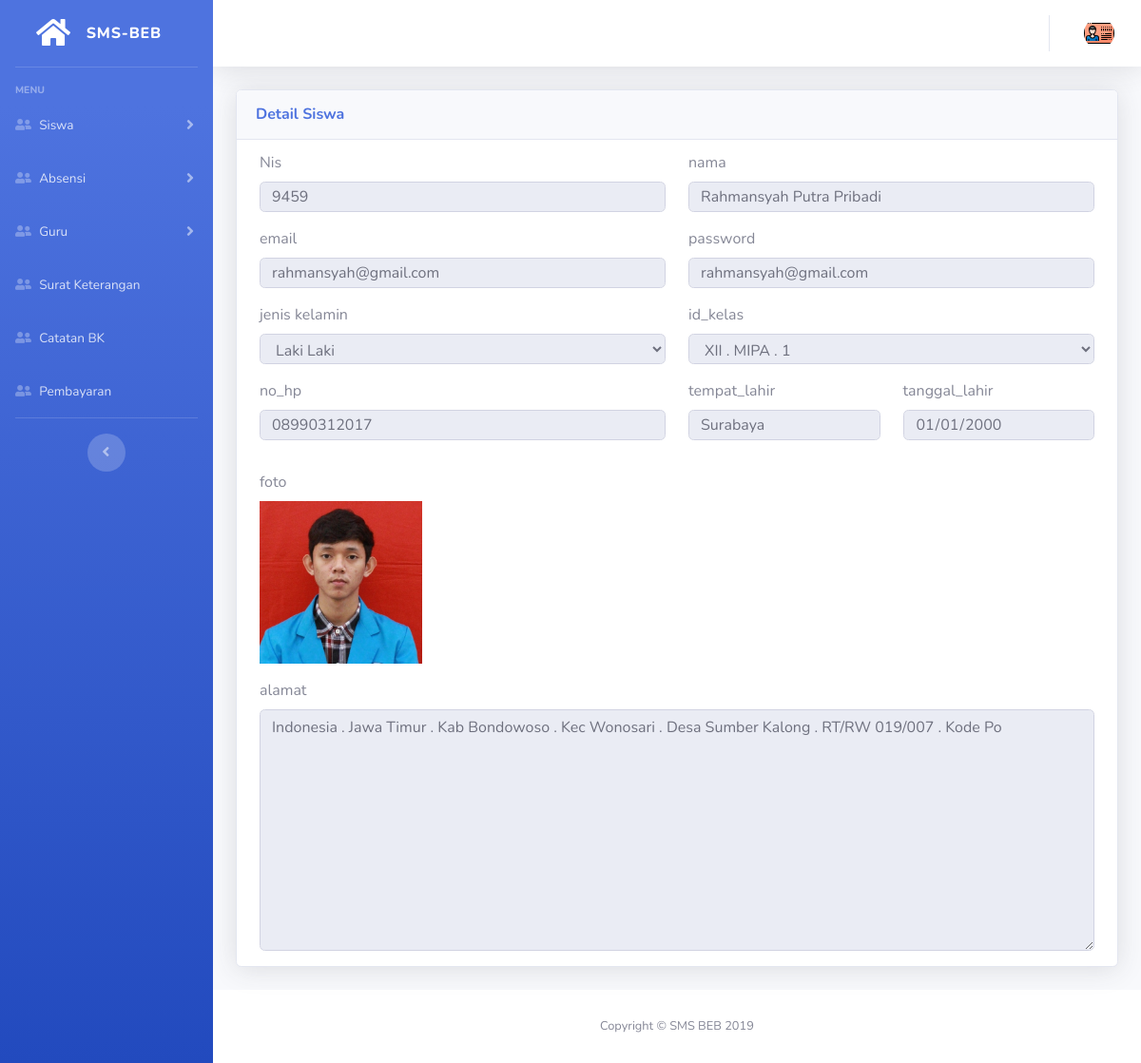
/dashboard/siswa/detail/9459, run on the app's committed database.
### tables this page shows
CREATE TABLE `tb_siswa` (
  `nis` varchar(11) NOT NULL,
  `nama` varchar(30) NOT NULL,
  `email` varchar(50) NOT NULL,
  `password` varchar(50) NOT NULL,
  `jenis_kelamin` tinyint(1) NOT NULL,
  `id_kelas` varchar(5) NOT NULL,
  `alamat` varchar(100) NOT NULL,
  `tempat_lahir` varchar(50) NOT NULL,
  `tanggal_lahir` date NOT NULL,
  `no_hp` varchar(13) NOT NULL,
  `kode` enum('User') DEFAULT NULL,
  `foto` varchar(100) NOT NULL
);

CREATE TABLE `tb_kelas` (
  `id` varchar(5) NOT NULL,
  `nama` varchar(15) NOT NULL,
  `tipe_kelas` enum('IPA','IPS') NOT NULL
);

### application/views/backend/layout/content.php (called while the page is built)
<?php
include str_replace("system", "application/views/backend/content", BASEPATH)."/$content.php";
 ?>

### application/controllers/dashboard/Siswa.php (called while the page is built, shortened)
<?php
class Siswa extends CI_Controller {
	function __construct()
  	{
		$this->low = "tb_siswa";
		$this->cap = "Siswa";
    }
	public function detail($id){
		$data['title'] = "Detail $this->cap";
		$data['content'] = "$this->low/_detail";
		$data['type'] = 'Ubah';
		$data['kelas'] = $this->db->get("tb_kelas")->result_array();
		$data['data'] = $this->db->get_where("$this->low", ['nis' => $id])->row_array();
		$this->load->view('backend/index',$data);
	}
}

### index.php (called while the page is built, shortened)
<?php
require_once BASEPATH.'core/CodeIgniter.php';

### application/helpers/input_helper.php (called while the page is built, shortened)
<?php
class Input_helper
{
	public static function postOrOr($index, $a = '', $b = '')
	{
		if(isset($_POST[$index]) && $_POST[$index]!='')
			return $_POST[$index];
		else if(isset($a))
			return $a;
		return $b;
	}
}

### application/views/backend/content/tb_siswa/_detail.php (the view, shortened to what this page needs)
<div class="container-fluid">
    <div class="card shadow mb-4">
        <div class="card-header py-3">
            <h6 class="m-0 font-weight-bold text-primary datatable">Detail Siswa</h6>
        </div>
        <div class="container" style="margin-top:12px;">
            <form method="post" action="" enctype="multipart/form-data">
                <div class="row">
                    <div class="form-group col-md-6">
                        <label for="">Nis</label>
                        <input disabled type="text" name="nis" placeholder="Masukkan nis" class="form-control" value="<?= Input_Helper::postOrOr('nis', $data['nis']) ?>">
                    </div>
                    <div class="form-group col-md-6">
                        <label for="">nama</label>
                        <input disabled type="text" name="nama" placeholder="Masukkan nama" class="form-control" value="<?= Input_Helper::postOrOr('nama', $data['nama']) ?>">
                    </div>
                    <div class="form-group col-md-6">
                        <label for="">email</label>
                        <input disabled type="email" name="email" placeholder="Masukkan email" class="form-control" value="<?= Input_Helper::postOrOr('email', $data['email']) ?>">
                    </div>
                    <div class="form-group col-md-6">
                        <label for="">password</label>
                        <input disabled type="text" name="password" placeholder="Masukkan password" class="form-control" value="<?= Input_Helper::postOrOr('email', $data['email']) ?>">
                    </div>
                    <div class="form-group col-md-6">
                        <label for="">jenis kelamin</label>
                        <?php
                        $jk = Input_Helper::postOrOr('jenis_kelamin', $data['jenis_kelamin']);
                        ?>
                        <select disabled name="jenis_kelamin" id="" class="form-control">
                            <option <?= ($jk == 1 ? 'selected' : '') ?> value="1">Laki Laki</option>
                        </select>
                    </div>
                    <div class="form-group col-md-6">
                        <label for="">id_kelas</label>
                        <?php
                        $kl = Input_Helper::postOrOr('id_kelas', $data['id_kelas']);
                        ?>
                        <select disabled name="id_kelas" id="" class="form-control">
                            <?php
                            foreach ($kelas as $key) {
                            ?>
                            <option <?= ($kl == $key['id'] ? 'selected' : '') ?> value="<?= $key['id'] ?>"><?= $key['nama'] ?></option>
                            <?php } ?>
                        </select>
                    </div>
                    <div class="form-group col-md-6">
                        <label for="">no_hp</label>
                        <input disabled type="text" name="no_hp" placeholder="Masukkan no_hp" class="form-control" value="<?= Input_Helper::postOrOr('no_hp', $data['no_hp']) ?>">
                    </div>
                    <div class="form-group col-md-6">
                        <div class="row">
                            <div class="form-group col-md-6">
                                <label for="">tempat_lahir</label>
                                <input disabled type="text" name="tempat_lahir" placeholder="Masukkan tempat_lahir" class="form-control" value="<?= Input_Helper::postOrOr('tempat_lahir', $data['tempat_lahir']) ?>">
                            </div>
                            <div class="form-group col-md-6">
                                <label for="">tanggal_lahir</label>
                                <input disabled type="date" name="tanggal_lahir" placeholder="Masukkan tanggal_lahir" class="form-control" value="<?= Input_Helper::postOrOr('tanggal_lahir', $data['tanggal_lahir']) ?>">
                            </div>
                        </div>
                    </div>
                    <div class="form-group col-md-6">
                        <label for="">foto</label><br>
                        <img src="<?= base_url() ?>foto/siswa/<?= $data['foto'] ?>" alt="" style="width:40%">
                    </div>
                    <div class="form-group col-md-12">
                        <label for="">alamat</label>
                        <textarea disabled name="alamat" id="" class="form-control" cols="30" rows="10"><?= Input_Helper::postOrOr('alamat', $data['alamat']) ?></textarea>
                    </div>
                </div>
            </form>
        </div>
    </div>
</div>

### assets/css/custom.css (style rules this page uses)
.form-control { height: 32px; }
.container { width: 100% }

### data on the page
tb_siswa: nis "9459", nama "Rahmansyah Putra Pribadi", email "rahmansyah@gmail.com", password "rahmansyah@gmail.com", jenis_kelamin "Laki Laki", id_kelas "XII . MIPA . 1", no_hp "08990312017", tempat_lahir "Surabaya", tanggal_lahir "01/01/2000", foto (picture), alamat "Indonesia . Jawa Timur . Kab Bondowoso . Kec Wonosari . Desa Sumber Kalong . RT/RW 019/007 . Kode Po"
